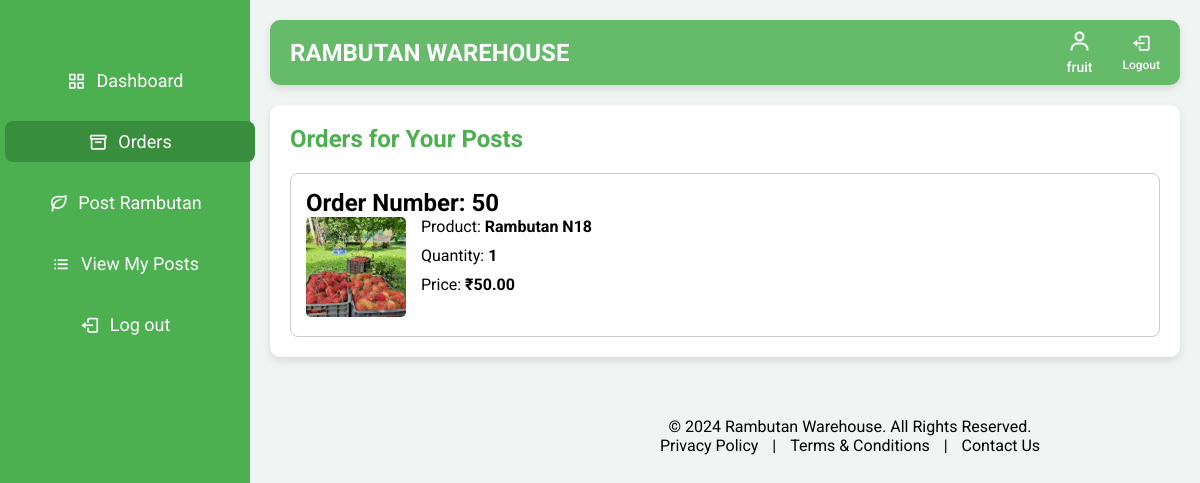
Page /farmer/orders/ (signed in) on the earlier database version.
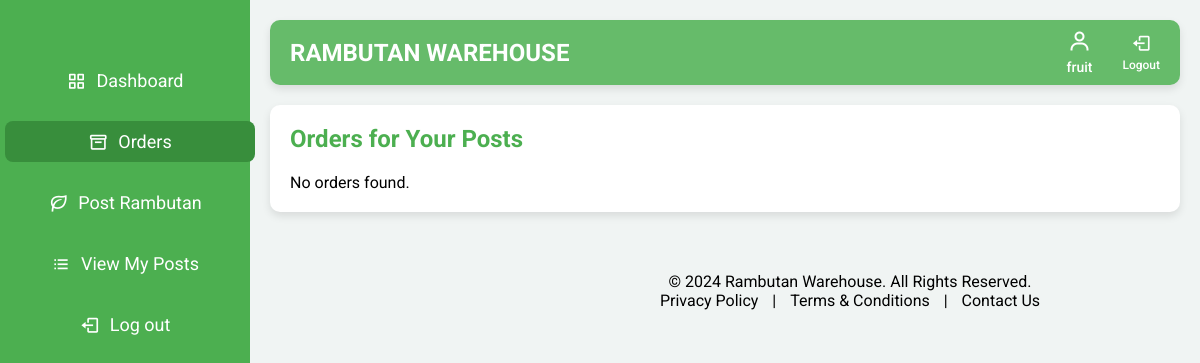
Same page on the later database version.
### warehouse/models.py (models this page shows, shortened)
class OrderItem(models.Model):
    order = models.ForeignKey(Order, on_delete=models.CASCADE, related_name='items')
    rambutan_post = models.ForeignKey(RambutanPost, on_delete=models.CASCADE, related_name='items')
    quantity = models.PositiveIntegerField(default=1)
    price = models.DecimalField(max_digits=10, decimal_places=2)

class RambutanPost(models.Model):
    farmer = models.ForeignKey('FarmerDetails', on_delete=models.CASCADE, related_name='rambutan_posts')
    PRODUCT_CHOICES = sorted([
        ('Binjai', 'Binjai'),
        ('Caesar', 'Caesar'),
        ('E35', 'E35'),
        ('Hg Deli Baling', 'Hg Deli Baling'),
        ('Jarum Emas', 'Jarum Emas'),
        ('Maharlika', 'Maharlika'),
        ('Malwana', 'Malwana'),
        ('Muar Gading', 'Muar Gading'),
        ('Rambutan N18', 'Rambutan N18'),
        ('Rongrien', 'Rongrien'),
        ('School Boy', 'School Boy'),
        ('other', 'Other')  # 'Other' option placed last
    ], key=lambda x: (x[0] != 'other', x[0]))  # Ensures 'Other' is last
    product = models.CharField(max_length=255, choices=PRODUCT_CHOICES)
    CATEGORY_CHOICES = [
        ('fresh_fruit', 'Fresh Fruit'),
        ('juice', 'Juice'),
        ('pickle', 'Pickle'),
        ('wine', 'Wine'),
    ]
    category = models.CharField(max_length=20, choices=CATEGORY_CHOICES)
    quantity_type = models.CharField(max_length=10, choices=[('kg', 'Kilograms'), ('L', 'Litres')])
    quantity = models.PositiveIntegerField(default=1)
    quantity_left = models.PositiveIntegerField(default=0)
    price = models.DecimalField(max_digits=10, decimal_places=2)
    image = models.ImageField(upload_to='rambutan_images/')
    description = models.TextField()
    created_at = models.DateTimeField(auto_now_add=True)
    is_available = models.BooleanField(default=True)

### warehouse/views.py (the view)
# urls.py: path('farmer/orders/', views.farmer_orders, name='farmer_orders'),
@login_required
@cache_control(no_cache=True, must_revalidate=True, no_store=True)
def farmer_orders(request):
    farmer_details = get_object_or_404(FarmerDetails, user=request.user)
    farmer_posts = RambutanPost.objects.filter(farmer=farmer_details)
    order_items = OrderItem.objects.filter(rambutan_post__in=farmer_posts).select_related('order', 'rambutan_post')
    orders_by_number = {}
    for item in order_items:
        order_number = item.order.order_number
        if order_number not in orders_by_number:
            orders_by_number[order_number] = []
        orders_by_number[order_number].append(item)
    context = {
        'orders_by_number': orders_by_number,
    }
    return render(request, 'order_farmer.html', context)

### warehouse/templates/order_farmer.html (shortened to what this page needs)
{% load static %}
<!DOCTYPE html>
<html lang="en">
<head>
  <link href="https://unpkg.com/boxicons@2.0.7/css/boxicons.min.css" rel="stylesheet">
  <link href="https://cdn.jsdelivr.net/npm/sweetalert2@11/dist/sweetalert2.min.css" rel="stylesheet">
</head>
<body>
<div class="sidebar">
    <ul class="nav-links">
      <li>
        <a href="{% url 'farmer_dashboard' %}" >
          <i class='bx bx-grid-alt'></i>
          <span class="links_name">Dashboard</span>
        </a>
      </li>
      <li>
        <a href="{% url 'farmer_orders' %}" class="active">
          <i class='bx bx-box'></i>
          <span class="links_name">Orders</span>
        </a>
      </li>
      <li>
        <a href="{% url 'post_rambutan' %}">
          <i class='bx bx-leaf'></i>
          <span class="links_name">Post Rambutan</span>
        </a>
      </li>
      <li>
        <a href="{% url 'view_posts' %}">
          <i class='bx bx-list-ul'></i>
          <span class="links_name">View My Posts</span>
        </a>
      </li>
      <li class="log_out">
        <a href="{% url 'logout' %}">
          <i class='bx bx-log-out'></i>
          <span class="links_name">Log out</span>
        </a>
      </li>
    </ul>
  </div>
    <section class="home-section">
        <nav class="top-navbar">
            <div class="logo">
                <span class="logo-text">Rambutan Warehouse</span>
            </div>
            <ul class="nav-icons">
                <li class="user-profile">
                    <a href="#">
                        <i class='bx bx-user'></i>
                        <span class="icon-name">{{ user.name }}</span>
                    </a>
                </li>
                <li>
                    <a href="{% url 'logout' %}">
                        <i class='bx bx-log-out'></i>
                        <span class="icon-name">Logout</span>
                    </a>
                </li>
            </ul>
        </nav>
        <div class="home-content">
            <h1 class="order-header">Orders for Your Posts</h1>
            <div class="orders-container">
                {% for order_number, items in orders_by_number.items %}
                    <div class="order">
                        <h2>Order Number: {{ order_number }}</h2>
                        <div class="orders-container">
                            {% for item in items %}
                                <div class="order-item">
                                    <div class="image-container">
                                        <img src="{% if item.rambutan_post.image %}/media/{{ item.rambutan_post.image }}{% endif %}" alt="{{ item.rambutan_post.name }}">
                                    </div>
                                    <div class="order-details">
                                        <div>Product: <span>{{ item.rambutan_post.product }}</span></div>
                                        <div>Quantity: <span>{{ item.quantity }}</span></div>
                                        <div>Price: <span>₹{{ item.price }}</span></div>
                                    </div>
                                </div>
                            {% endfor %}
                        </div>
                    </div>
                {% empty %}
                    <p>No orders found.</p>
                {% endfor %}
            </div>
        </div>
  <footer>
    <p>&copy; 2024 Rambutan Warehouse. All Rights Reserved.</p>
    <a href="#">Privacy Policy</a> |
    <a href="#">Terms & Conditions</a> |
    <a href="#">Contact Us</a>
  </footer>
</section>
</body>
</html>

Differences in the rows shown:
removed OrderItem: order_number "50", rambutan_post.image (picture), rambutan_post.product "Rambutan N18", quantity "1", price "50.00"
Other differences:
text now shown: "No orders found."
